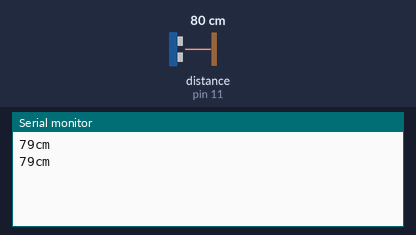
The sketch below on a simulated Arduino Uno, built with avr-gcc and run on an emulated ATmega328P. On the bench: the last lines printed to the serial monitor. Wiring (inferred from the names in the program): ultrasonic range finder: trigger pin 10; echo pin 11. The test bench sets the inputs (shaded band); at power-on: distance to the obstacle (sensor on pin 11) 80 cm. The echo pulse lasts 58.3 µs per cm.

Above: at 1.8 s.
1.9 s: distance to the obstacle (sensor on pin 11) set to 2 cm
At 2.8 s:
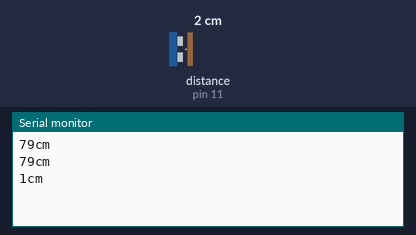
3.4 s: distance to the obstacle (sensor on pin 11) set to 4 cm
At 4.4 s:
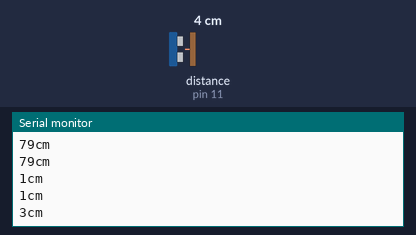
Timing chart, 0 to 6.4 s (numbered marks = the images above; inputs shaded):
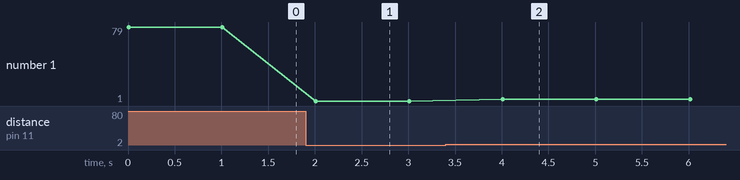

Measured:
- after the input at 1.9 s, the serial monitor: prints a new line after 0.11 s (image 1)
- after the input at 3.4 s, the serial monitor: prints a new line after 0.61 s (image 2)
- plotted number 1: 79 → 1 after the input at 1.9 s, 1 → 3 after the input at 3.4 s

The sketch:

one_ultrasonic.ino
```cpp
int trigPin1=10;
int echoPin1=11;

void setup() {
  Serial.begin (9600);
  pinMode(trigPin1, OUTPUT);
  pinMode(echoPin1, INPUT);
}

void loop() {
  //this for 1 ultrasonic{
  int duration, distance;
  digitalWrite (trigPin1, HIGH);
  delayMicroseconds (10);
  digitalWrite (trigPin1, LOW);
  duration = pulseIn (echoPin1, HIGH);
  distance = (duration/2) / 29.2;

      Serial.print(distance);
      Serial.print("cm");
      Serial.println();
      delay(1000);
  //}
}
```
